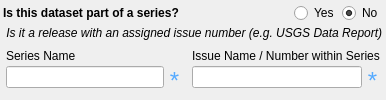
         <widget class="QFrame" name="fgdc_serinfo">
          <layout class="QVBoxLayout" name="verticalLayout">
           <property name="spacing">
            <number>3</number>
           </property>
           <property name="leftMargin">
            <number>3</number>
           </property>
           <property name="topMargin">
            <number>3</number>
           </property>
           <property name="rightMargin">
            <number>3</number>
           </property>
           <property name="bottomMargin">
            <number>3</number>
           </property>
           <item>
            <layout class="QHBoxLayout" name="horizontalLayout_6">
             <item>
              <widget class="QLabel" name="label_43">
               <property name="styleSheet">
                <string notr="true">font: bold;</string>
               </property>
               <property name="text">
                <string>Is this dataset part of a series?</string>
               </property>
              </widget>
             </item>
             <item>
              <spacer name="horizontalSpacer_3">
               <property name="orientation">
                <enum>Qt::Horizontal</enum>
               </property>
               <property name="sizeHint" stdset="0">
                <size>
                 <width>48</width>
                 <height>20</height>
                </size>
               </property>
              </spacer>
             </item>
             <item>
              <widget class="QRadioButton" name="radio_seriesyes">
               <property name="text">
                <string>Yes</string>
               </property>
              </widget>
             </item>
             <item>
              <widget class="QRadioButton" name="radio_seriesno">
               <property name="text">
                <string>No</string>
               </property>
               <property name="checked">
                <bool>true</bool>
               </property>
              </widget>
             </item>
            </layout>
           </item>
           <item>
            <widget class="QLabel" name="label_44">
             <property name="sizePolicy">
              <sizepolicy hsizetype="Preferred" vsizetype="Fixed">
               <horstretch>0</horstretch>
               <verstretch>0</verstretch>
              </sizepolicy>
             </property>
             <property name="styleSheet">
              <string notr="true">font: italic;</string>
             </property>
             <property name="text">
              <string> Is it a release with an assigned issue number (e.g. USGS Data Report)</string>
             </property>
            </widget>
           </item>
           <item>
            <widget class="QWidget" name="series_ext" native="true">
             <layout class="QHBoxLayout" name="horizontalLayout_10">
              <property name="spacing">
               <number>3</number>
              </property>
              <property name="leftMargin">
               <number>3</number>
              </property>
              <property name="topMargin">
               <number>6</number>
              </property>
              <property name="rightMargin">
               <number>3</number>
              </property>
              <property name="bottomMargin">
               <number>3</number>
              </property>
              <item>
               <layout class="QHBoxLayout" name="horizontalLayout_9">
                <property name="spacing">
                 <number>10</number>
                </property>
                <item>
                 <layout class="QVBoxLayout" name="verticalLayout_21">
                  <property name="spacing">
                   <number>3</number>
                  </property>
                  <item>
                   <widget class="QLabel" name="help_sername">
                    <property name="text">
                     <string>Series Name</string>
                    </property>
                   </widget>
                  </item>
                  <item>
                   <layout class="QHBoxLayout" name="horizontalLayout_7">
                    <item>
                     <widget class="QLineEdit" name="fgdc_sername"/>
                    </item>
                    <item>
                     <widget class="QLabel" name="label_6">
                      <property name="sizePolicy">
                       <sizepolicy hsizetype="Fixed" vsizetype="Minimum">
                        <horstretch>0</horstretch>
                        <verstretch>0</verstretch>
                       </sizepolicy>
                      </property>
                      <property name="minimumSize">
                       <size>
                        <width>15</width>
                        <height>0</height>
                       </size>
                      </property>
                      <property name="maximumSize">
                       <size>
                        <width>16777215</width>
                        <height>20</height>
                       </size>
                      </property>
                      <property name="font">
                       <font>
                        <family>Arial</family>
                        <pointsize>9</pointsize>
                        <weight>50</weight>
                        <italic>false</italic>
                        <bold>false</bold>
                       </font>
                      </property>
                      <property name="toolTip">
                       <string>Required</string>
                      </property>
                      <property name="text">
                       <string>&lt;html&gt;&lt;head/&gt;&lt;body&gt;&lt;p&gt;&lt;span style=&quot; font-size:18pt; color:#55aaff;&quot;&gt;*&lt;/span&gt;&lt;/p&gt;&lt;/body&gt;&lt;/html&gt;</string>
                      </property>
                      <property name="scaledContents">
                       <bool>true</bool>
                      </property>
                      <property name="alignment">
                       <set>Qt::AlignHCenter|Qt::AlignTop</set>
                      </property>
                      <property name="margin">
                       <number>0</number>
                      </property>
                      <property name="indent">
                       <number>0</number>
                      </property>
                     </widget>
                    </item>
                   </layout>
                  </item>
                 </layout>
                </item>
                <item>
                 <layout class="QVBoxLayout" name="verticalLayout_22">
                  <property name="spacing">
                   <number>3</number>
                  </property>
                  <item>
                   <widget class="QLabel" name="help_issue">
                    <property name="text">
                     <string>Issue Name / Number within Series</string>
                    </property>
                   </widget>
                  </item>
                  <item>
                   <layout class="QHBoxLayout" name="horizontalLayout_11">
                    <item>
                     <widget class="QLineEdit" name="fgdc_issue"/>
                    </item>
                    <item>
                     <widget class="QLabel" name="label_7">
                      <property name="sizePolicy">
                       <sizepolicy hsizetype="Fixed" vsizetype="Minimum">
                        <horstretch>0</horstretch>
                        <verstretch>0</verstretch>
                       </sizepolicy>
                      </property>
                      <property name="minimumSize">
                       <size>
                        <width>15</width>
                        <height>0</height>
                       </size>
                      </property>
                      <property name="maximumSize">
                       <size>
                        <width>16777215</width>
                        <height>20</height>
                       </size>
                      </property>
                      <property name="font">
                       <font>
                        <family>Arial</family>
                        <pointsize>9</pointsize>
                        <weight>50</weight>
                        <italic>false</italic>
                        <bold>false</bold>
                       </font>
                      </property>
                      <property name="toolTip">
                       <string>Required</string>
                      </property>
                      <property name="text">
                       <string>&lt;html&gt;&lt;head/&gt;&lt;body&gt;&lt;p&gt;&lt;span style=&quot; font-size:18pt; color:#55aaff;&quot;&gt;*&lt;/span&gt;&lt;/p&gt;&lt;/body&gt;&lt;/html&gt;</string>
                      </property>
                      <property name="scaledContents">
                       <bool>true</bool>
                      </property>
                      <property name="alignment">
                       <set>Qt::AlignHCenter|Qt::AlignTop</set>
                      </property>
                      <property name="margin">
                       <number>0</number>
                      </property>
                      <property name="indent">
                       <number>0</number>
                      </property>
                     </widget>
                    </item>
                   </layout>
                  </item>
                 </layout>
                </item>
               </layout>
              </item>
             </layout>
            </widget>
           </item>
           <item>
            <spacer name="verticalSpacer_2">
             <property name="orientation">
              <enum>Qt::Vertical</enum>
             </property>
             <property name="sizeHint" stdset="0">
              <size>
               <width>20</width>
               <height>0</height>
              </size>
             </property>
            </spacer>
           </item>
          </layout>
         </widget>
